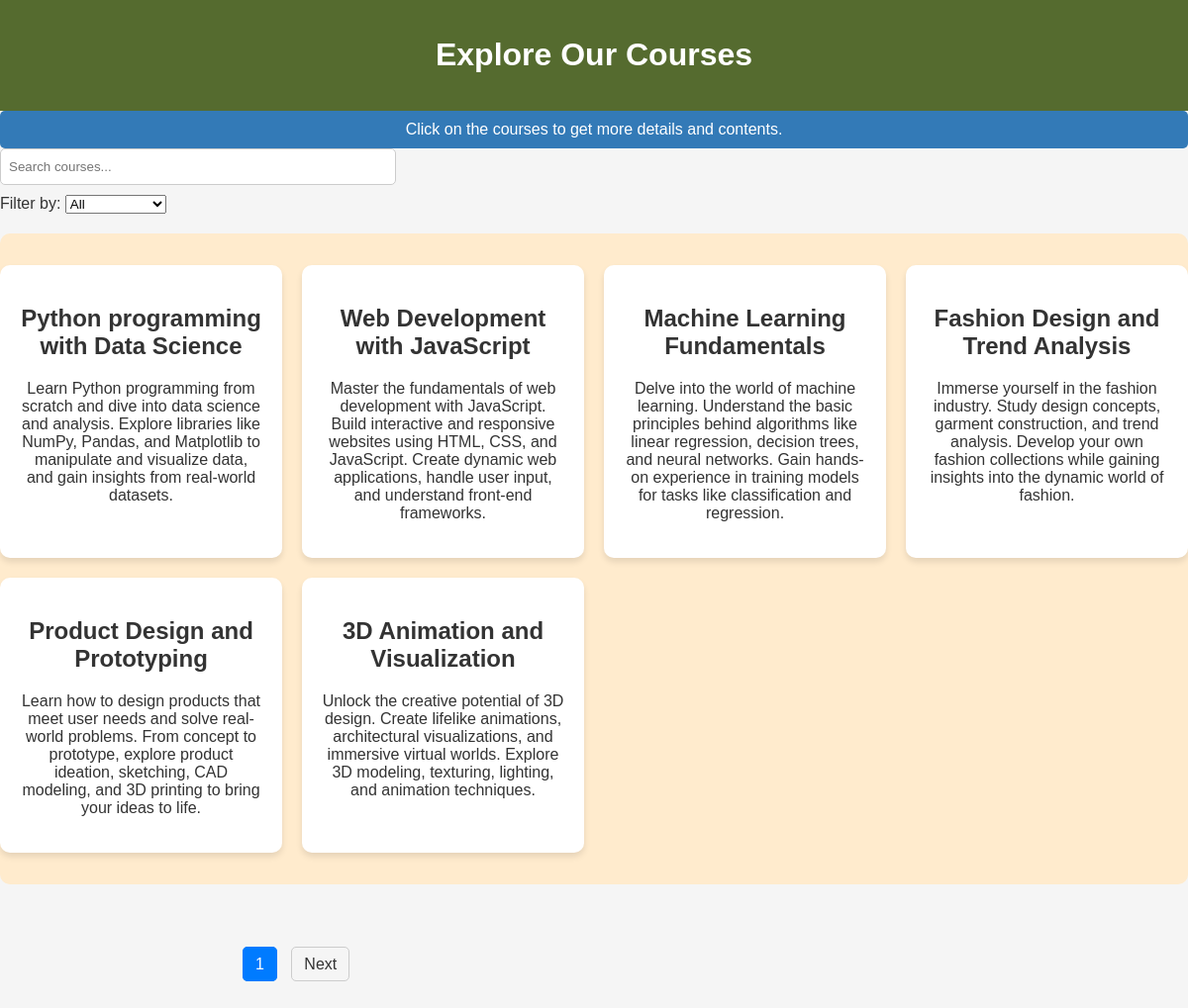
Page /courses/ on the committed database.
### courses/models.py (models this page shows, shortened)
class Course(models.Model):
    title = models.CharField(max_length=200)
    description = models.TextField()
    teacher = models.ForeignKey(Teacher, on_delete=models.CASCADE)
    price = models.DecimalField(max_digits=10, decimal_places=2)
    rating = models.DecimalField(max_digits=3, decimal_places=2, null=True, blank=True)
    has_contents = models.BooleanField(default=False)

### courses/views.py (the view)
# urls.py: path('courses/', views.CourseList, name='course_list'),
def CourseList(request):
    courses = Course.objects.all()
    paginator = Paginator(courses, 6)
    page_number = request.GET.get('page')
    page_courses = paginator.get_page(page_number)
    return render(request, 'course_list.html', {'page_courses': page_courses})

### templates/course_list.html (shortened to what this page needs)
<!DOCTYPE html>
<html lang="en">
<head>
</head>
<body>
    <header>
        <h1>Explore Our Courses</h1>
    </header>
    <div class="message">
        Click on the courses to get more details and contents.
    </div>
    <div class="search-section">
        <div class="input-group">
            <input type="text" class="form-control search-input" id="courseSearch" placeholder="Search courses...">
            <div class="input-group-append">
                <label class="input-group-text" for="filterDropdown">Filter by:</label>
                <select class="custom-select" id="filterDropdown">
                    <option value="all">All</option>
                </select>
            </div>
        </div>
    </div>
    <div class="course-list-section">
        <ul class="course-list">
            {% for course in page_courses %}
            <li class="course-item" data-title="{{ course.title | lower }}" data-category="{{ course.category }}">
                <a class="course-link" href="{% url 'course_detail' course.id %}">
                    <h2>{{ course.title }}</h2>
                    <p>{{ course.description }}</p>
                </a>
            </li>
            {% endfor %}
        </ul>
    </div>
    <div class="container text-center">
        <nav class="mt-4">
            <ul class="pagination justify-content-center">
                <li class="page-item active">
                    <span class="page-link">{{ page_courses.number }}</span>
                </li>
                {% if page_courses.has_next %}
                    <li class="page-item">
                        <a href="?page={{ page_courses.next_page_number }}" class="page-link" aria-label="Next">Next</a>
                    </li>
                {% endif %}
            </ul>
        </nav>
    </div>
</body>
</html>

### templates/course_list.html (style rules this page uses)
body { font-family: Arial, sans-serif; background-color: #f5f5f5; margin: 0; padding: 0; color: #333; }
header { background-color: #556B2F; color: white; text-align: center; padding: 1rem; }
.container { max-width: 800px; margin: 0 auto; padding: 2rem; }
.course-list-section { background-color: #FFEBCD; padding: 2rem 0; border-radius: 10px; margin: 20px 0; }
.course-list { display: grid; grid-template-columns: repeat(auto-fit, minmax(250px, 1fr)); gap: 20px; list-style: none; padding: 0; margin: 0; }
.course-item { background-color: white; border-radius: 10px; box-shadow: 0px 4px 6px rgba(0, 0, 0, 0.1); overflow: hidden; transition: transform 0.2s, box-shadow 0.2s; cursor: pointer; }
.course-link { display: block; padding: 20px; text-align: center; text-decoration: none; color: #333; }
.message { background-color: #337ab7; color: white; padding: 10px; border-radius: 5px; text-align: center; }
.search-section { margin-bottom: 20px; }
.search-input { width: 100%; max-width: 400px; padding: 10px 8px; border: 1px solid #ccc; border-radius: 5px; margin-bottom: 10px; box-sizing: border-box; }
.pagination { margin-top: 20px; }
.pagination .page-item { display: inline-block; margin: 0 5px; }
.pagination .page-link { padding: 8px 12px; border: 1px solid #ccc; border-radius: 5px; text-decoration: none; color: #333; }
.pagination .page-item.active .page-link { background-color: #007bff; border-color: #007bff; color: #fff; }

### rows in the picture
Course: title "Python programming with Data Science", description "Learn Python programming from scratch and dive into data science and analysis. Explore libraries like NumPy, Pandas, and Matplotlib to manipulate and visualize data, and gain insights from real-world datasets."
Course: title "Web Development with JavaScript", description "Master the fundamentals of web development with JavaScript. Build interactive and responsive websites using HTML, CSS, and JavaScript. Create dynamic web applications, handle user input, and understand front-end frameworks."
Course: title "Machine Learning Fundamentals", description "Delve into the world of machine learning. Understand the basic principles behind algorithms like linear regression, decision trees, and neural networks. Gain hands-on experience in training models for tasks like classification and regression."
Course: title "Fashion Design and Trend Analysis", description "Immerse yourself in the fashion industry. Study design concepts, garment construction, and trend analysis. Develop your own fashion collections while gaining insights into the dynamic world of fashion."
Course: title "Product Design and Prototyping", description "Learn how to design products that meet user needs and solve real-world problems. From concept to prototype, explore product ideation, sketching, CAD modeling, and 3D printing to bring your ideas to life."
Course: title "3D Animation and Visualization", description "Unlock the creative potential of 3D design. Create lifelike animations, architectural visualizations, and immersive virtual worlds. Explore 3D modeling, texturing, lighting, and animation techniques."

### other values in the picture
{{ page_courses.number }} "1"
